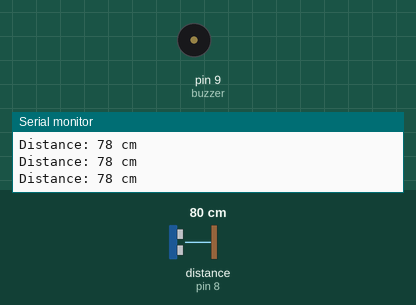
A program run on a simulated Arduino Uno, built with avr-gcc and run on an emulated ATmega328P. Parts: buzzer (waves = sounding), the last lines printed to the serial monitor. Wiring (from diagram.json): ultrasonic range finder: trigger pin 10; echo pin 8. The test bench sets the inputs (shaded band); at power-on: distance to the obstacle (sensor on pin 8) 80 cm. The echo pulse lasts 58.3 µs per cm.

Above: at 1.2 s.
1.3 s: distance to the obstacle (sensor on pin 8) set to 7 cm
4.3 s: distance to the obstacle (sensor on pin 8) set to 4 cm
At 4.6 s:
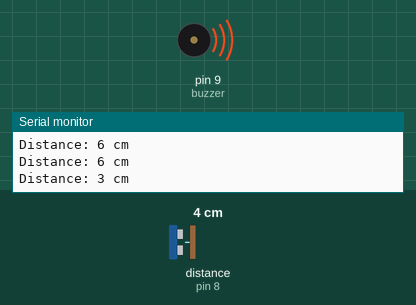
7.3 s: distance to the obstacle (sensor on pin 8) set to 18 cm
At 8.1 s:
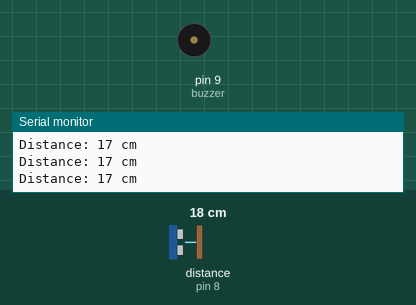
8.8 s: distance to the obstacle (sensor on pin 8) set to 2 cm
At 9.6 s:
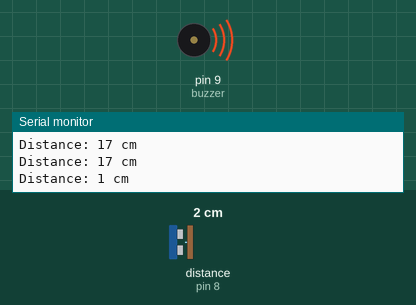
Timing chart, 0 to 11.8 s (numbered marks = the images above; inputs shaded):
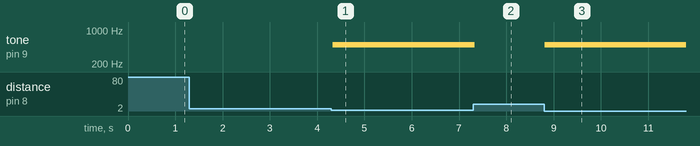

Measured:
- the behaviour switches between 6 and 5 cm on distance to the obstacle (sensor on pin 8) (found by bisection; images 0 and 1)
- after the input at 4.3 s, tone on pin 9 (buzzer): silent → 500 Hz at once
- after the input at 7.3 s, tone on pin 9 (buzzer): 500 Hz → silent at once
- after the input at 8.8 s, tone on pin 9 (buzzer): silent → 500 Hz at once

The program:

main.cpp
```cpp
#include <Arduino.h>
#define echoPin 8
#define trigPin 10
const int buzzer = 9;


long duration;
int distance;

void setup()
{
  pinMode(trigPin, OUTPUT);
  pinMode(echoPin, INPUT);
  pinMode(buzzer, OUTPUT);
  Serial.begin(9600);
  Serial.println("Ultrasonic Sensor HC-SRC04 Test");
  Serial.println("with Arduino UNO R3");
}

void loop()
{

  digitalWrite(trigPin, LOW);
  delayMicroseconds(2);
  digitalWrite(trigPin, HIGH);
  delayMicroseconds(10);
  digitalWrite(trigPin, LOW);
  duration = pulseIn(echoPin, HIGH);
  distance = duration * 0.034 / 2;

  Serial.print("Distance: ");
  Serial.print(distance);
  Serial.println(" cm");

  if(distance < 5){
    tone(buzzer, 500);
    delay(1000);
    noTone(buzzer);
  }
}
```
